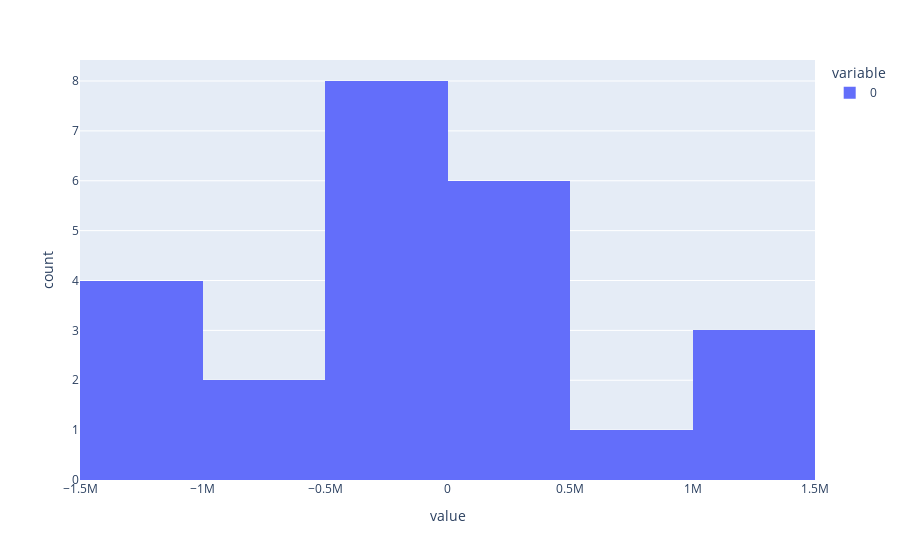

This figure's notebook cell:
### Code cell
print("Lasso 1 \n Proportion of coefficients equal to zero")
print(np.sum(lasso1.coef_==0)/len(lasso1.coef_))
print("\n Distribution of coefficients \n")
px.histogram(lasso1.coef_)

### Figure 1 — Plotly figure (JSON) as saved in the notebook; plotly's stock layout.template omitted (floating-point values rounded to 4 significant figures)
{"data": [{"alignmentgroup": "True", "bingroup": "x", "hovertemplate": "variable=0<br>value=%{x}<br>count=%{y}<extra></extra>", "legendgroup": "0", "marker": {"color": "#636efa"}, "name": "0", "offsetgroup": "0", "orientation": "v", "showlegend": true, "type": "histogram", "x": [-14410.0, -59470.0, 329400.0, -68560.0, 197300.0, -1319000.0, 1261000.0, -1433000.0, -71180.0, -826900.0, -896400.0, -1250000.0, 1033000.0, 149400.0, 1016000.0, 781400.0, -222900.0, -1058000.0, -173600.0, 219900.0, 497000.0, 430400.0, -36920.0, -90830.0], "xaxis": "x", "yaxis": "y"}], "layout": {"barmode": "relative", "legend": {"title": {"text": "variable"}, "tracegroupgap": 0}, "margin": {"t": 60}, "xaxis": {"anchor": "y", "domain": [0, 1], "title": {"text": "value"}}, "yaxis": {"anchor": "x", "domain": [0, 1], "title": {"text": "count"}}}}
